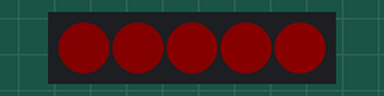
This sketch was run on a simulated ESP32. Parts: 5 RGB LEDs in strip order, left to right. Dim RGB values are drawn brighter than linear.

Above: at 0.45 s.
At 5.36 s:
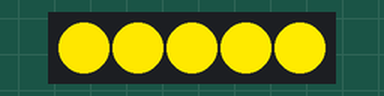
At 10.27 s:
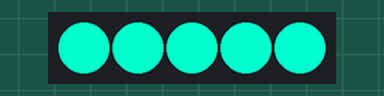
At 20.09 s:
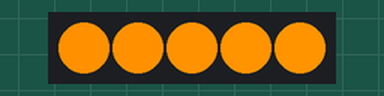
At 29.92 s:
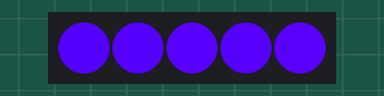
At 39.74 s:
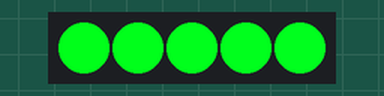
Timing chart, 0 to 40.0 s (numbered marks = the images above):
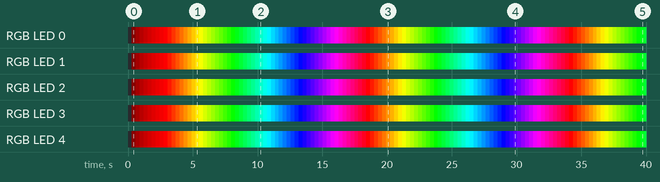

The sketch:

cp_esp32_rgb_led.ino
```cpp
#include "public.h"
#include <Adafruit_NeoPixel.h>

// 设置灯珠数量
#define NUMPIXELS        5

// 设置输出数据引脚
#define PIN_NEOPIXEL    13

// 初始化灯珠控制实例
Adafruit_NeoPixel pixels(NUMPIXELS, PIN_NEOPIXEL, NEO_GRB + NEO_KHZ800);

// 当前灯珠指向
int16_t idx = 0;


// 启动设置
void setup() {
  // 调试串口速率设置
  Serial.begin(115200);

  // 灯珠控制开始
  pixels.begin();

  // 设置亮度为255
  pixels.setBrightness(255);

  // 设置灯珠颜色，全部关闭
  pixels.fill(0x000000);

  delay(100);

  // 设置灯珠颜色
  pixels.fill(0xFF0000);

  delay(100);

  pixels.clear();
}


uint16_t c1 = 0;
uint16_t c2 = 0;
uint16_t c3 = 0;
uint16_t sign_bit =0;
uint16_t sign = 1;
// 循环主体程序
void loop() {
    if(sign_bit == 0)
    {
      //这个if语句在循环体内只运行一次，该if语句及下方if语句可以用switch代替
        if(sign)
        {
          c1++;
          if(c1>=255)
            sign=0;
        }
        else
        {
          c2++;
          if(c2>=255)
          {
            sign=1;
            sign_bit = 1;
          }
        }
    }
    if(sign_bit == 1)
    {
        if(sign)
        {
          c1--;
          if(c1<=0)
            sign=0;
        }
        else
        {
          c3++;
          if(c3>=255)
          {
            sign=1;
            sign_bit = 2;
          }
        }
    }
    if(sign_bit == 2)
    {
        if(sign)
        {
          c2--;
          if(c2<=0)
            sign=0;
        }
        else
        {
          c1++;
          if(c1>=255)
          {
            sign=1;
            sign_bit = 3;
          }
        }
    }
    if(sign_bit == 3)
    {
        if(sign)
        {
          c3--;
          if(c3<=0)
            sign=0;
        }
        else
        {
          c2++;
          if(c2>=255)
          {
            sign=1;
            sign_bit = 1;
          }
        }
    }

    //在这里注释的是一个一个将灯珠点亮并实现渐变
    idx++;
    if(idx > 5)
    {
      idx = 0;
    }
    pixels.setPixelColor(idx, pixels.Color(c1,c2,c3));


    /*=======================================
    全部点亮用该函数
    pixels.fill(pixels.Color(c1,c2,c3));
    =======================================*/

    delay(10);//延时，改变速度
    // 显示
    pixels.show();

}
```

public.h
```cpp
#ifndef _public_H
#define _public_H

#include "Arduino.h"

//类型重定义
typedef unsigned char u8;
typedef unsigned int u16;
typedef unsigned long u32;

#endif
```

Measured:
- by itself, RGB LED 0: off → RGB(6, 0, 0) at 0.30 s, → RGB(36, 0, 0) 0.31 s later, → RGB(66, 0, 0) 0.31 s later, → RGB(96, 0, 0) 0.31 s later, … (130 changes in this stretch)
- by itself, RGB LED 1: off → RGB(7, 0, 0) at 0.30 s, → RGB(37, 0, 0) 0.31 s later, → RGB(67, 0, 0) 0.31 s later, → RGB(97, 0, 0) 0.31 s later, … (130 changes in this stretch)
